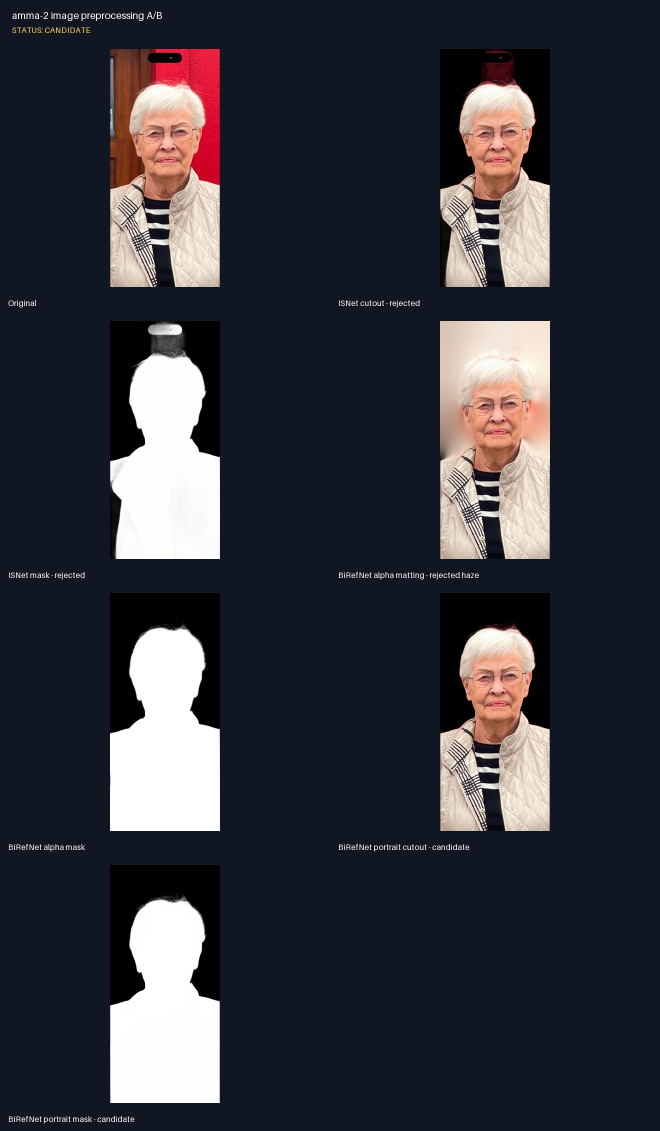
#> input picture converter/2.5D-pipeline/.Markdown/runs/2026-09-02-amma-2-image-preprocess/artifacts/gallery/00-contact-sheet.jpg, 1320 x 2262 px (shown at 1/2 size)
$ python -i mesh_to_pointcloud.py   (imports and definitions only)
#> lines starting #> are read from the running program, lines starting #| are printed output that depends on the picture
"""
File: code/mesh_to_pointcloud.py
Purpose:
 - Convert a surface mesh (OBJ, or DXF made of 3DFACE entities) into the
   POINT-cloud DXF that the SSLE laser engraver actually reads.

Why this exists: Cockpit3D exports POINT clouds, but Meshy/Blender exports
triangle surfaces. purify_dxf.py only understands POINT entities, so a mesh
DXF run through it comes out empty. This module is the missing stage - it
samples the mesh surface into evenly spaced dots and fits them to a crystal
template, the same job Cockpit3D's PointCloudBuilder does internally.

The one thing that separates a photograph from a wireframe in glass is dot
DENSITY following image brightness, not geometry alone. That is what
--texture does, and it is the closest thing here to Cockpit3D's Toning.
"""

import argparse
import math
import sys
from pathlib import Path

import numpy as np
from rich.console import Console

PROJECT_ROOT = Path(__file__).resolve().parents[1]
sys.path.insert(0, str(Path(__file__).parent))

from utils.printer_dxf import (  # noqa: E402
    CRYSTAL_TEMPLATES,
    DEFAULT_POINT_DISTANCE,
    apply_depth_layers,
    fit_points_to_template,
    resolve_template,
    thin_to_grid,
    write_printer_dxf,
)

console = Console()


# [98 lines left out: functions load_obj_mesh, load_dxf_mesh, not called in this run]


def load_brightness_map(texture_path):
    """Load a texture as a greyscale array in 0..1, used to drive dot density."""
    from PIL import Image  # noqa: PLC0415

    with Image.open(texture_path) as image:
#> image is the input picture: PIL image 1320x2262 RGB; mean R, G, B 53.4, 53.5, 61
        grey = image.convert("L")
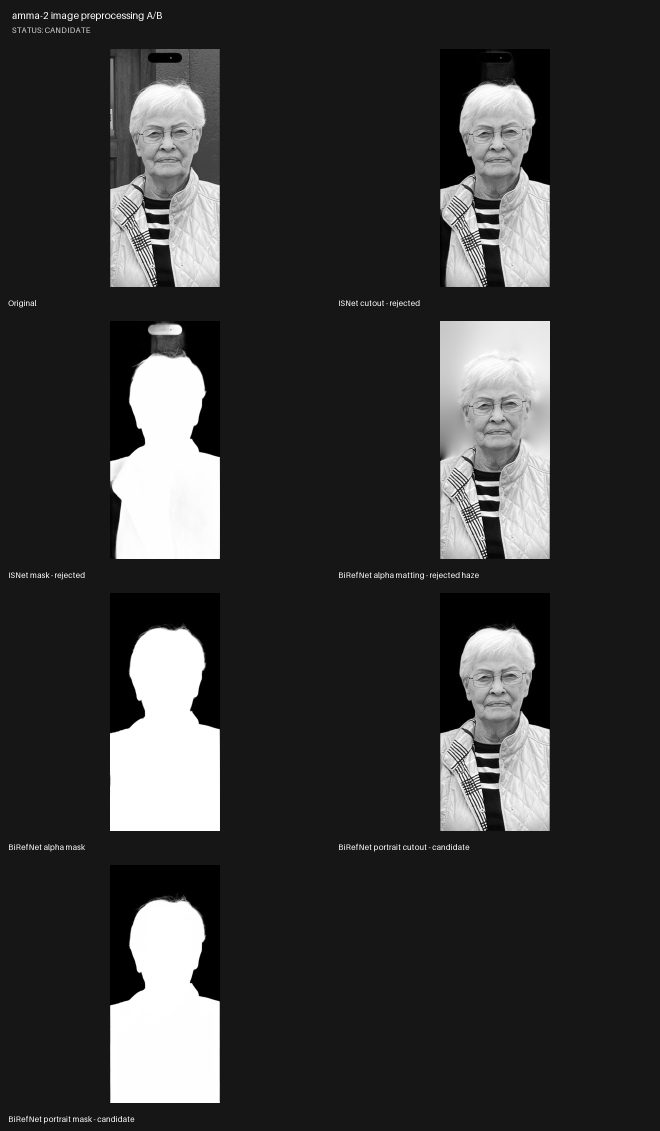
#> grey: PIL image 1320x2262 L (shown at 1/2 size); min 0, max 255, mean 54.6
        return np.asarray(grey, dtype=np.float32) / 255.0


# [352 lines left out: functions sample_brightness_uv, sample_brightness_projected, sample_surface, apply_texture_density, write_xyz, convert and 2 more, not called in this run]


# [2 lines not run here, left out]

>>> result = load_brightness_map('../../2.5D-pipeline/.Markdown/runs/2026-09-02-amma-2-image-preprocess/artifacts/gallery/00-contact-sheet.jpg')
